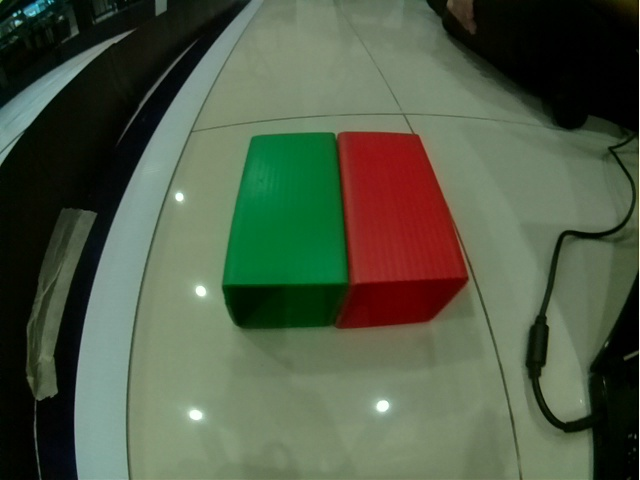
#> input picture code/test.jpg, 640 x 480 px, given in place of the camera
$ python block.py   (older library calls are emulated)
#> lines starting #> are read from the running program, lines starting #| are printed output that depends on the picture; after the words box and inside, x2 and y2 are one past the last pixel; in counts of white or black regions, pixels touching at a corner belong together
import numpy as np
import cv2

lowerGR = np.array([60,105,24])
upperGR = np.array([72,255,63])
lowerRD = np.array([0,128,49])
upperRD = np.array([10,255,97])
vs = cv2.VideoCapture(0)
_, frame = vs.read()
#> frame is the input picture: shape (480, 640, 3); mean B, G, R 69.8, 90.2, 79.4
frame = cv2.flip(frame, -1)
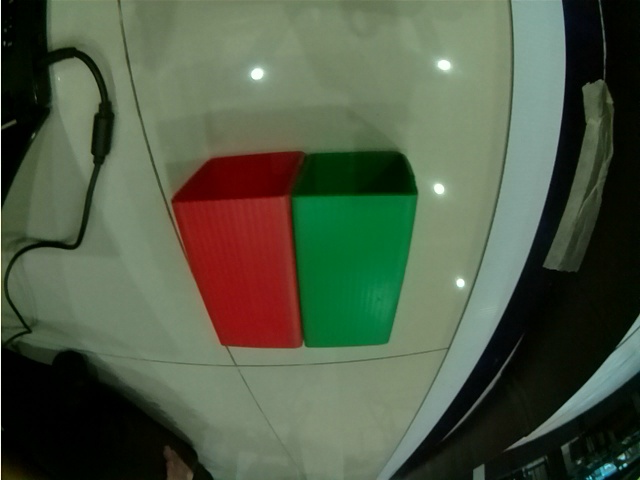
#> frame: shape (480, 640, 3); mean B, G, R 69.8, 90.2, 79.4
frame = cv2.cvtColor(frame, cv2.COLOR_BGR2HSV)
#> frame: shape (480, 640, 3); mean H, S, V 49.5, 108.9, 97.1
maskGR = cv2.inRange(frame, lowerGR, upperGR)
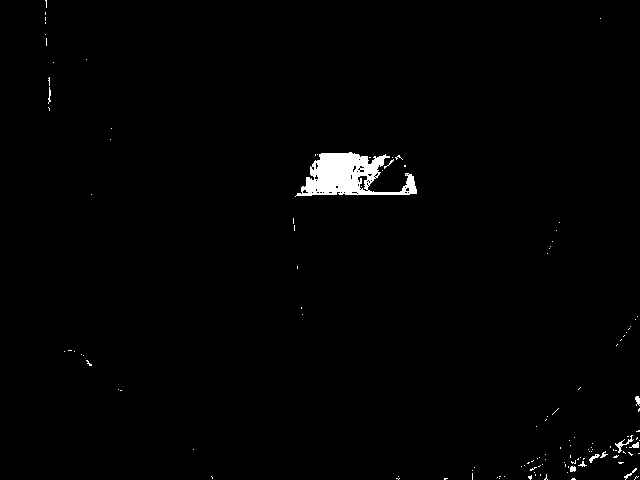
#> maskGR: shape (480, 640); 1.2% white; 128 white regions (117 under 20 px), largest, box (x1, y1, x2, y2) and area: (295, 152, 417, 197) 2872, (615, 435, 634, 453) 74, (589, 454, 600, 463) 39
maskRD = cv2.inRange(frame, lowerRD, upperRD)
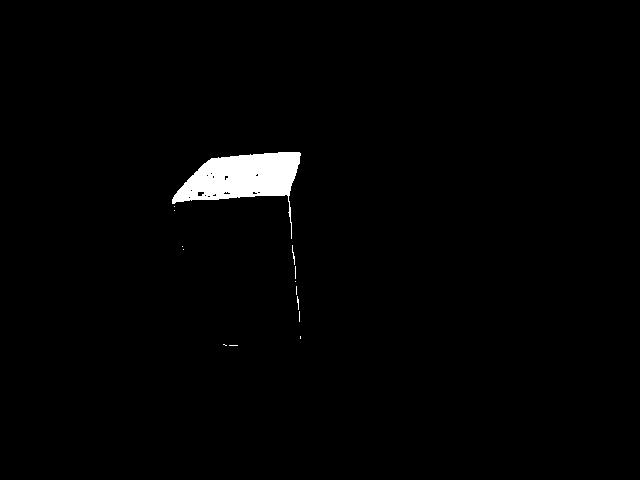
#> maskRD: shape (480, 640); 1.5% white; 14 white regions (12 under 20 px), largest, box (x1, y1, x2, y2) and area: (172, 152, 301, 239) 4544, (292, 245, 295, 265) 24
mask = cv2.bitwise_or(maskGR, maskRD)
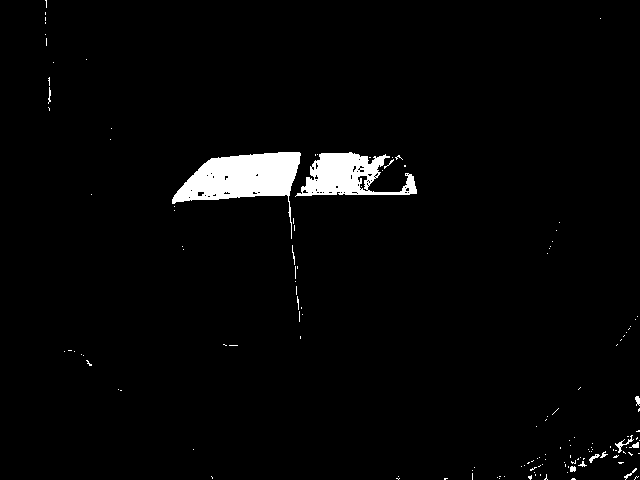
#> mask: shape (480, 640); 2.7% white; 142 white regions (129 under 20 px)
frame = cv2.bitwise_and(frame, frame, mask=mask)
#> frame: shape (480, 640, 3); mean H, S, V 0.7, 6.4, 1.7
image, contours, hierarchy = cv2.findContours(mask, cv2.RETR_TREE, cv2.CHAIN_APPROX_SIMPLE)
#> contours = 200 contours, 191 with area under 20; largest, box (x1, y1, x2, y2) and area: (172, 152, 301, 239) 4412, (295, 152, 417, 197) 2858, (357, 175, 369, 192) 94, (615, 435, 634, 453) 42, (197, 191, 205, 197) 28
count = 0
for pic, contour in enumerate(contours):
    area = cv2.contourArea(contour)
    if area < 1000:
        continue
    count += 1
    x, y, w, h = cv2.boundingRect(contour)

    print(f'X: {x}, Y: {y}, W: {w}, H: {h}, Area: {area}')
    frame = cv2.rectangle(frame, (x, y), (x+w, y+h), (0, 0, 255), 2)
#> this loop made 200 passes
#> area on passes 22, 43: 21.5, 26.5
#| X: 295, Y: 152, W: 122, H: 45, Area: 2857.5
#| X: 172, Y: 152, W: 129, H: 87, Area: 4412.0
#> frame: shape (480, 640, 3); mean H, S, V 0.7, 6.3, 3.5
#> after the loop, count = 2
print(count)
#| 2
cv2.imwrite('a.jpg', frame)
cv2.imwrite('b.jpg', maskGR)
cv2.imwrite('c.jpg', maskRD)
vs.release()
